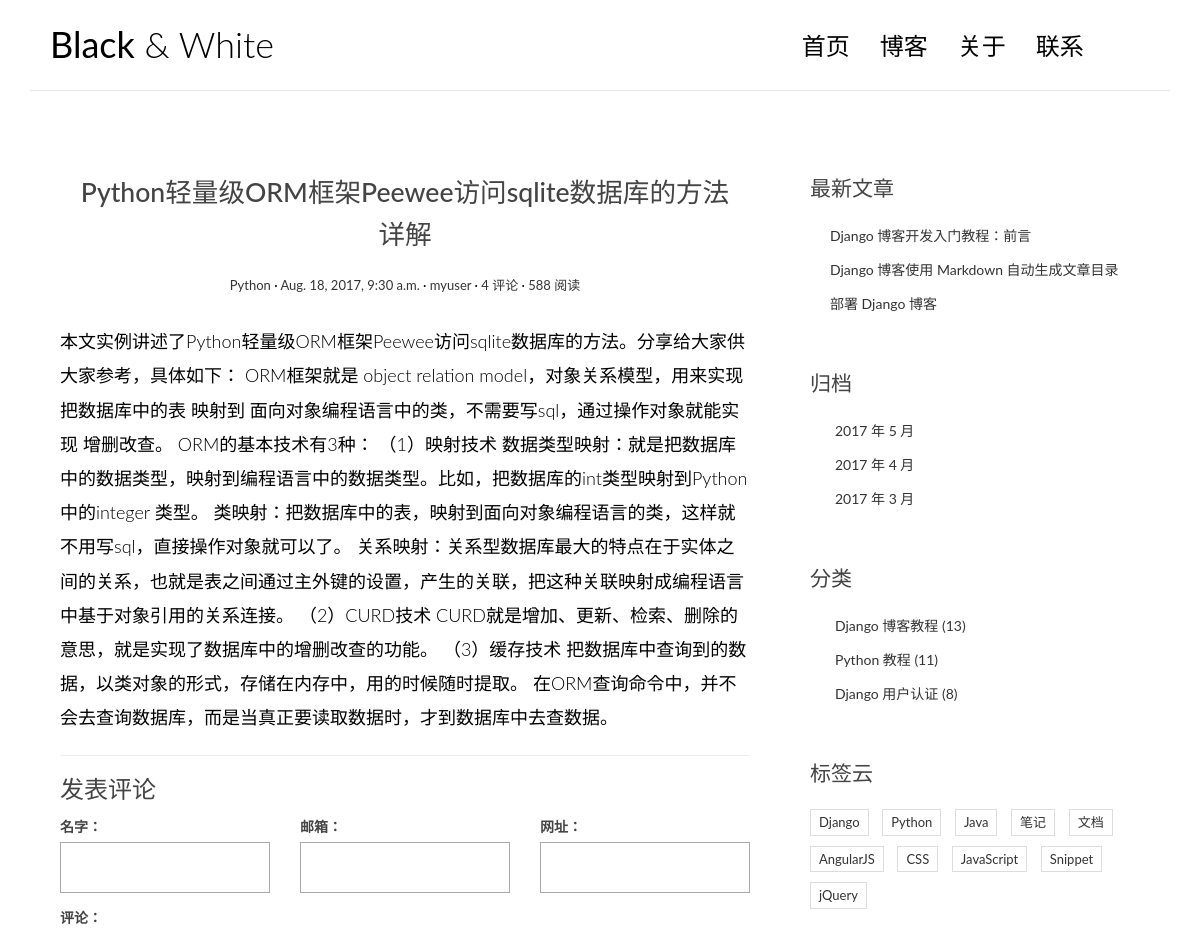
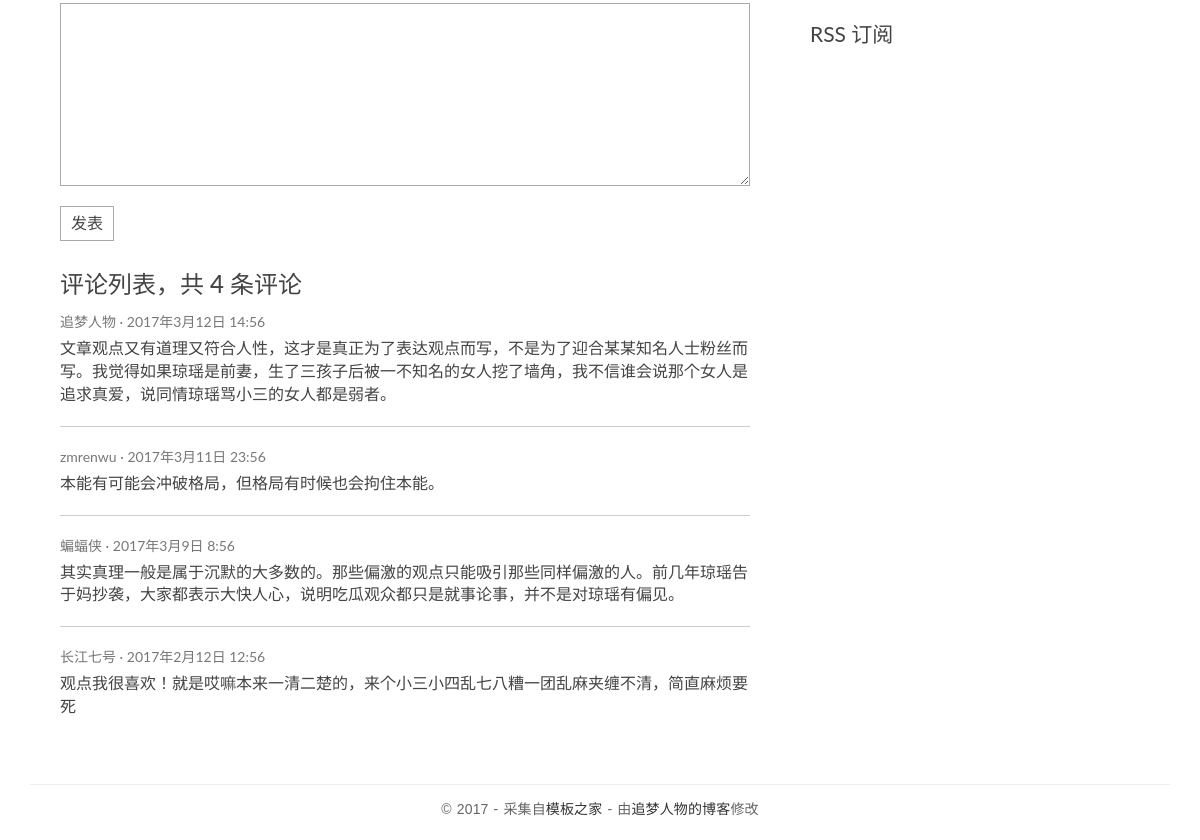
The app's page /post/2/ with its own data (2 pictures, top to bottom).
### blog/models.py (models this page shows, shortened)
class Post(models.Model):
    title = models.CharField(max_length=50)
    body = models.TextField()   # 存储博客正文，是一段大文本
    created_time = models.DateTimeField()
    modified_time = models.DateTimeField(blank=True)
    excerpt = models.CharField(max_length=200, blank=True)   # 文章摘要，blank=True表示可以为空
    category = models.ForeignKey(Category)  # 一篇文章只属于一个类，一个类可以有多篇文章
    tags = models.ManyToManyField(Tag, blank=True)   # 一篇文章有多个标签，一个标签属于多个文章
    author = models.ForeignKey(User)

class Category(models.Model):
    name = models.CharField(max_length=100)
    def __str__(self):
        return self.name

### blog/views.py (the view)
# urls.py: url(r'^post/(?P<pk>[0-9]+)/$', views.detail, name='detail'),
def detail(request, pk):
    post = get_object_or_404(Post, pk=pk)
    return render(request, 'blog/detail.html', context={'post': post})

### templates/blog/detail.html
<!DOCTYPE html>
{% extends 'base.html' %}
{% block main %}
        <article class="post post-1">
            <header class="entry-header">
                <h1 class="entry-title">{{ post.title }}</h1>
                <div class="entry-meta">
                    <span class="post-category"><a href="#">{{ post.category }}</a></span>
                    <span class="post-date"><a href="#"><time class="entry-date"
                                                              datetime="{{ post.created_time }}">{{ post.created_time }}</time></a></span>
                    <span class="post-author"><a href="#">{{ post.author }}</a></span>
                    <span class="comments-link"><a href="#">4 评论</a></span>
                    <span class="views-count"><a href="#">588 阅读</a></span>
                </div>
            </header>
            <div class="entry-content clearfix">
                {{ post.body }}
            </div>
        </article>
        <section class="comment-area" id="comment-area">
            <hr>
            <h3>发表评论</h3>
            <form action="#" method="post" class="comment-form">
                <div class="row">
                    <div class="col-md-4">
                        <label for="id_name">名字：</label>
                        <input type="text" id="id_name" name="name" required>
                    </div>
                    <div class="col-md-4">
                        <label for="id_email">邮箱：</label>
                        <input type="email" id="id_email" name="email" required>
                    </div>
                    <div class="col-md-4">
                        <label for="id_url">网址：</label>
                        <input type="text" id="id_url" name="url">
                    </div>
                    <div class="col-md-12">
                        <label for="id_comment">评论：</label>
                        <textarea name="comment" id="id_comment" required></textarea>
                        <button type="submit" class="comment-btn">发表</button>
                    </div>
                </div>
            </form>
            <div class="comment-list-panel">
                <h3>评论列表，共 <span>4</span> 条评论</h3>
                <ul class="comment-list list-unstyled">
                    <li class="comment-item">
                        <span class="nickname">追梦人物</span>
                        <time class="submit-date" datetime="2012-11-09T23:15:57+00:00">2017年3月12日 14:56</time>
                        <div class="text">
                            文章观点又有道理又符合人性，这才是真正为了表达观点而写，不是为了迎合某某知名人士粉丝而写。我觉得如果琼瑶是前妻，生了三孩子后被一不知名的女人挖了墙角，我不信谁会说那个女人是追求真爱，说同情琼瑶骂小三的女人都是弱者。
                        </div>
                    </li>
                    <li class="comment-item">
                        <span class="nickname">zmrenwu</span>
                        <time class="submit-date" datetime="2012-11-09T23:15:57+00:00">2017年3月11日 23:56</time>
                        <div class="text">
                            本能有可能会冲破格局，但格局有时候也会拘住本能。
                        </div>
                    </li>
                    <li class="comment-item">
                        <span class="nickname">蝙蝠侠</span>
                        <time class="submit-date" datetime="2012-11-09T23:15:57+00:00">2017年3月9日 8:56</time>
                        <div class="text">
                            其实真理一般是属于沉默的大多数的。那些偏激的观点只能吸引那些同样偏激的人。前几年琼瑶告于妈抄袭，大家都表示大快人心，说明吃瓜观众都只是就事论事，并不是对琼瑶有偏见。
                        </div>
                    </li>
                    <li class="comment-item">
                        <span class="nickname">长江七号</span>
                        <time class="submit-date" datetime="2012-11-09T23:15:57+00:00">2017年2月12日 12:56</time>
                        <div class="text">
                            观点我很喜欢！就是哎嘛本来一清二楚的，来个小三小四乱七八糟一团乱麻夹缠不清，简直麻烦要死
                        </div>
                    </li>
                </ul>
            </div>
        </section>
{% endblock main %}

### blog/static/blog/css/custom.css (style rules this page uses)
* { outline: none; }
h1, h2, h3, h4, h5, h6 { margin-top: 0; }
a { color: #333; }
body { color: #444; font-family: 'Lato', sans-serif; }
.post { background: #fff; padding: 30px 30px 0; }
.entry-title { text-align: center; font-size: 1.9em; margin-bottom: 20px; line-height: 1.6; padding: 10px 20px 0; }
.entry-meta { text-align: center; color: #DDDDDD; font-size: 13px; margin-bottom: 30px; }
.entry-content { font-size: 18px; line-height: 1.9; font-weight: 300; color: #000; }
.post-category::after, .post-date::after, .post-author::after, .comments-link::after { content: ' ·'; color: #000; }
.contact-form input, .comment-form input { border: 1px solid #aaa; margin-bottom: 15px; width: 100%; padding: 15px 15px; font-size: 16px; line-height: 100%; transition: 0.4s border-color linear; }
.contact-form textarea, .comment-form textarea { border: 1px solid #aaa; margin-bottom: 15px; width: 100%; padding: 15px 15px; font-size: 16px; line-height: 20px !important; min-height: 183px; transition: 0.4s border-color linear; }
.comment-area { padding: 0 30px 0; }
.comment-form { margin-top: 15px; }
.comment-form .comment-btn { background-color: #fff; border: 1px solid #aaa; font-size: 16px; padding: 5px 10px; }
.comment-list-panel { margin-top: 30px; }
.comment-list { margin-top: 15px; }
.comment-item:not(:last-child) { border-bottom: 1px #ccc solid; margin-bottom: 20px; padding-bottom: 20px; }
.comment-item .nickname, .comment-item .submit-date { color: #777; font-size: 14px; }
.comment-item .nickname:after { content: ' ·'; }
.comment-item .text { padding-top: 5px; font-size: 16px; }

### records on screen
Post: title "Python轻量级ORM框架Peewee访问sqlite数据库的方法详解", category "Python", created_time "Aug. 18, 2017, 9:30 a.m.", author "myuser", body "本文实例讲述了Python轻量级ORM框架Peewee访问sqlite数据库的方法。分享给大家供大家参考，具体如下： ORM框架就是 object relation model，对象关系模型，用来实现把数据库中的表 映射到 面向对象编程语言中的类，不需要写sql，通过操作对象就能实现 增删改查。 ORM的基本技术有3种： （1）映射技术 数据类型映射：就是把数据库中的数据类型，映射到编程语言中的数据类型。比如，把数据库的int类型映射到Python中的integer 类型。 类映射：把数据库中的表，映射到面向对象编程语言的类，这样就不用写sql，直接操作对象就可以了。 关系映射：关系型数据库最大的特点在于实体之间的关系，也就是表之间通过主外键的设置，产生的关联，把这种关联映射成编程语言中基于对象引用的关系连接。 （2）CURD技术 CURD就是增加、更新、检索、删除的意思，就是实现了数据库中的增删改查的功能。 （3）缓存技术 把数据库中查询到的数据，以类对象的形式，存储在内存中，用的时候随时提取。 在ORM查询命令中，并不会去查询数据库，而是当真正要读取数据时，才到数据库中去查数据。"
